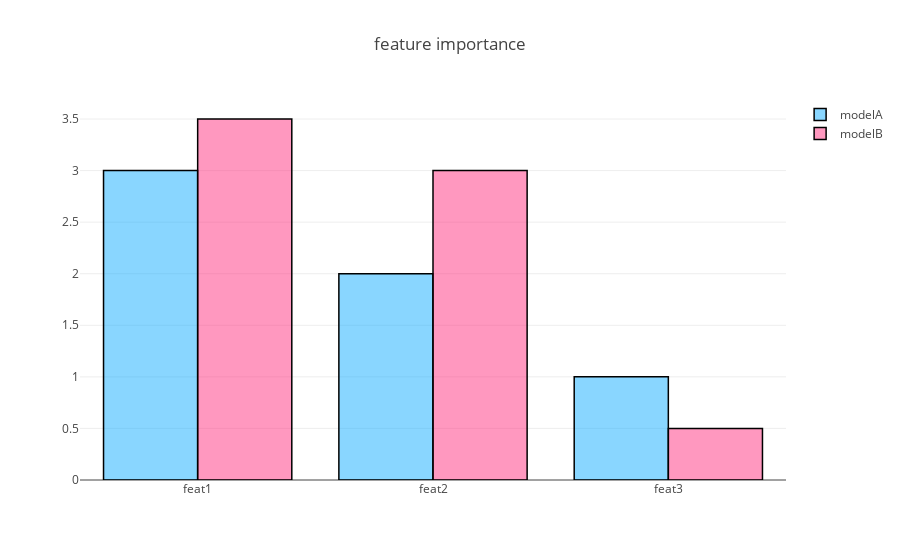

Write notebook code for a chart like this one.
### Markdown cell above
## Bar Chart

### Code cell
feat_names_ = ['feat1', 'feat2', 'feat3']
 
trace1 = go.Bar(x=feat_names_,
                y=[3, 2, 1],
                name="modelA",
                marker=dict(color = 'rgba(20, 174, 255, 0.5)',
                            line=dict(color='rgb(0,0,0)',width=1.5)))
trace2 = go.Bar(x=feat_names_,
                y=[3.5, 3, 0.5],
                name = "modelB",
                marker = dict(color = 'rgba(255, 50, 128, 0.5)',
                              line=dict(color='rgb(0,0,0)',width=1.5)))

data = [trace1, trace2]
layout = go.Layout(barmode = "group", title='feature importance')
fig = go.Figure(data = data, layout = layout)
iplot(fig)

### Figure 1 — Plotly figure (JSON) as saved in the notebook; plotly's stock layout.template omitted (floating-point values rounded to 4 significant figures)
{"data": [{"marker": {"color": "rgba(20, 174, 255, 0.5)", "line": {"color": "rgb(0, 0, 0)", "width": 1.5}}, "name": "modelA", "type": "bar", "uid": "920fd935-1850-4e85-a0d6-fc39671f7a2a", "visible": true, "x": ["feat1", "feat2", "feat3"], "y": [3, 2, 1]}, {"marker": {"color": "rgba(255, 50, 128, 0.5)", "line": {"color": "rgb(0, 0, 0)", "width": 1.5}}, "name": "modelB", "type": "bar", "uid": "fb49462e-c18c-49e5-a95a-b7d90bef2b61", "visible": true, "x": ["feat1", "feat2", "feat3"], "y": [3.5, 3, 0.5]}], "layout": {"autosize": true, "barmode": "group", "title": {"text": "feature importance"}, "xaxis": {"autorange": true, "range": [-0.5, 2.5], "type": "category"}, "yaxis": {"autorange": true, "range": [0, 3.684], "type": "linear"}}}
